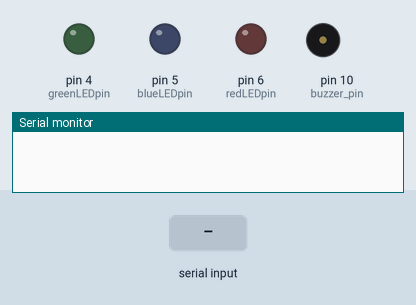
A sketch run on a simulated Arduino Uno, built with avr-gcc and run on an emulated ATmega328P. On the bench: output pins drawn as LEDs (lit = HIGH), buzzer (waves = sounding), the last lines printed to the serial monitor. The test bench sets the inputs (shaded band).

Above: at 1.4 s.
1.5 s: "1" received over the second serial link
At 2.0 s:
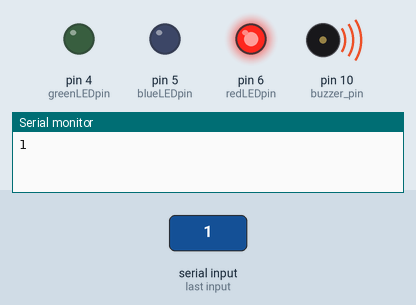
3.0 s: "0" received over the second serial link
At 4.5 s:
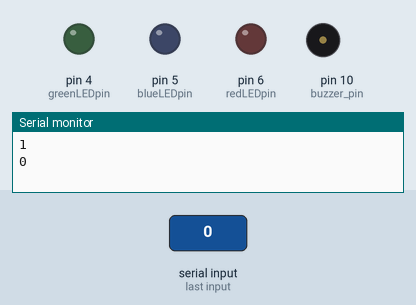
Timing chart, 0 to 6.0 s (numbered marks = the images above; inputs shaded):
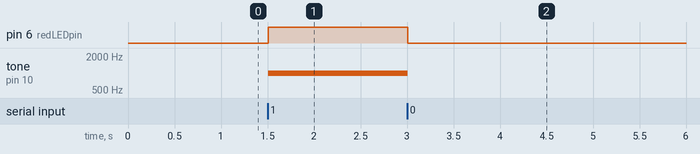

Measured:
- after the input at 1.5 s, pin 6 (redLEDpin): LOW → HIGH at once; tone on pin 10 (buzzer_pin): silent → 1000 Hz at once
- after the input at 3.0 s, pin 6 (redLEDpin): HIGH → LOW at once; tone on pin 10 (buzzer_pin): 1000 Hz → silent after 0.01 s instead of 3.5 s

The sketch:

holy_hack_arduino_code.ino
```cpp
// libraties toevoegen
#include <Servo.h>
#include <SoftwareSerial.h>

SoftwareSerial bluetooth(8, 9);
const int redLEDpin = 6;
const int greenLEDpin = 4;
const int blueLEDpin = 5;
const int buzzer_pin = 10;

const char idle = 'a';
const char find_bike = '1';
const char stop_find = '0';
const char buzz_on = '2';
const char buzz_off = '3';

// Define variables
char msg;
bool buzz, searching;
unsigned long t;


void setup() {

  // Bluetooth
  bluetooth.begin(9600);
  delay(100);
  Serial.begin(9600);
  delay(100);

  // Define pins
  pinMode(redLEDpin, OUTPUT);
  pinMode(greenLEDpin, OUTPUT);
  pinMode(blueLEDpin, OUTPUT);

  // Define variables
  msg = stop_find;
  buzz = true; searching = false;
  t = millis();
}


void loop() {
  // rcv message
  if (bluetooth.available()) {
    msg = bluetooth.read();
    bluetooth.println("Android Command: " + msg);
    Serial.println(msg);
  }

  // Control Arduino board
  switch (msg){
    case find_bike:
      set_color(HIGH, LOW, LOW); // Turn on LED
      if (buzz) tone(buzzer_pin, 1000);
      bluetooth.println("LED is turned on\n"); // Send status message to Android
      searching = true;
      t = millis();
      break;
    case stop_find:
      set_color(LOW, LOW, LOW); // Turn off LED
      noTone(buzzer_pin);
      bluetooth.println("LED is turned off\n"); // Send status message to Android
      searching = false;
      break;
    case buzz_on:
      buzz = true;
      bluetooth.println("Buzzer on");
      break;
    case buzz_off:
      buzz = false;
      bluetooth.println("Buzzer off");
      break;
  }
  msg = idle;

  if (searching) {
    if (millis() - t > 10*1000) {
      set_color(LOW, LOW, LOW);
      searching = false;
    } else if (millis() - t > 5*1000) noTone(buzzer_pin);
  }
}

//-------EIGEN FUNCTIES-------

void flikker() {
  for (int i=0; i<3; i++){
    set_color(HIGH, LOW, LOW);
    delay(100);
    set_color(LOW, HIGH, LOW);
    delay(100);
    set_color(LOW, LOW, HIGH);
    delay(100);
  }
  set_color(LOW, LOW, LOW);
}

void set_color(int r, int b, int g) {
  digitalWrite(redLEDpin, r);
  digitalWrite(blueLEDpin, b);
  digitalWrite(greenLEDpin, g);
}
```
